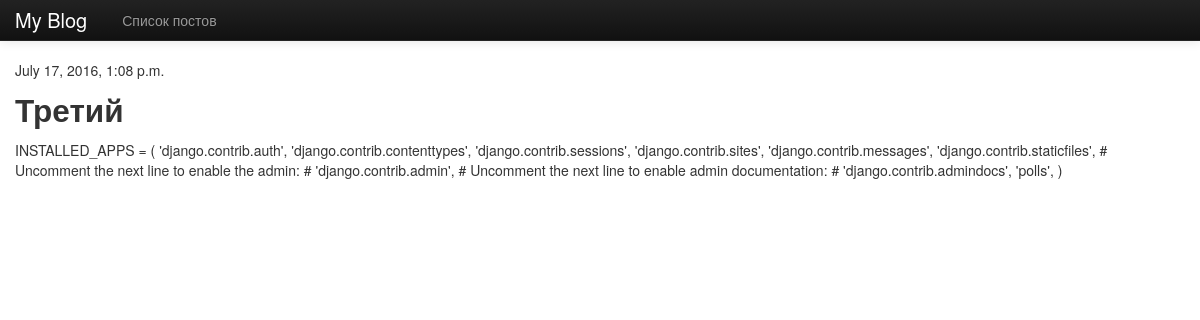
Screenshot of /3/ with the database file from the repository.
### blog/models.py (models this page shows, shortened)
class Post(models.Model):
    author = models.ForeignKey('auth.User')
    title = models.CharField(max_length=200)
    text = models.TextField()
    created_date = models.DateTimeField(
            default=timezone.now)
    published_date = models.DateTimeField(
            blank=True, null=True)

### blog/views.py (the view)
# urls.py: url(r'^(?P<pk>\d+)/$', PostDetailView.as_view()),
class PostDetailView(DetailView):
    model = Post

### blog/templates/blog/post_detail.html (shortened to what this page needs)
 {% extends 'blog/base.html' %}
{% block content %}
    <p>{{ post.published_date }}</p>
    <h2>{{ post.title }}</h2>
    <p>{{ post.text }}</p>
    {% load disqus_tags %}
{% endblock %}

### blog/templates/blog/base.html (style rules this page uses)
body { padding-top: 60px; }

### rows the page displays
Post: published_date "July 17, 2016, 1:08 p.m.", title "Третий", text "INSTALLED_APPS = ( 'django.contrib.auth', 'django.contrib.contenttypes', 'django.contrib.sessions', 'django.contrib.sites', 'django.contrib.messages', 'django.contrib.staticfiles', # Uncomment the next line to enable the admin: # 'django.contrib.admin', # Uncomment the next line to enable admin documentation: # 'django.contrib.admindocs', 'polls', )"
